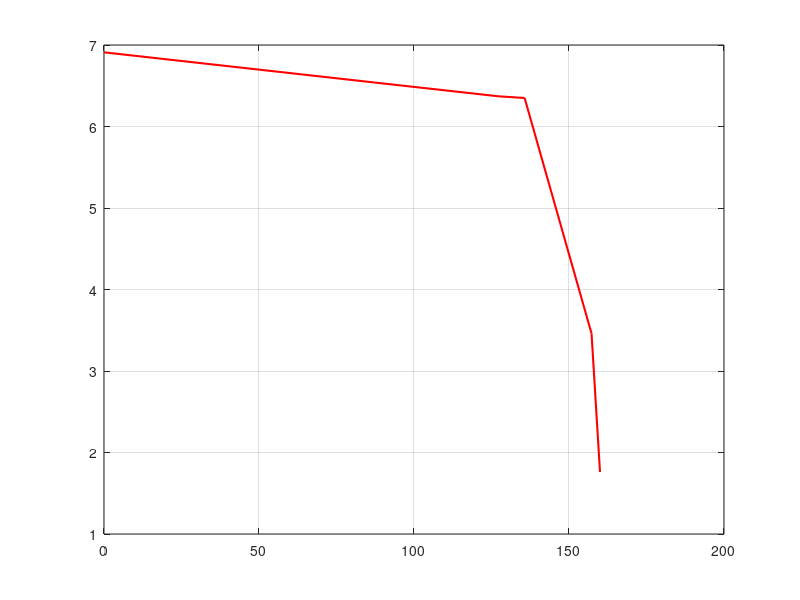

Write MATLAB code to recreate this figure. (Note: this script raises an error after producing the figure.)
% Measured data
Iload_mA = [0, 44.8, 87.2, 127.4, 135.68, 157.27, 160];   % mA
Vout_V   = [6.91, 6.72, 6.54, 6.37, 6.35, 3.46, 1.76];   % Volts

figure
plot(Iload_mA, Vout_V, 'r-', 'LineWidth', 1.5)
grid on
hold on

% Vertical current limit line
xline(138.141, 'r--', 'LineWidth', 1.2)

% Horizontal reference voltage line
yline(7, 'k--', 'LineWidth', 1.2)

% Manual text labels (bigger, repositioned, with subscripts)
text(142, 2, 'I_{limit}', ...
     'FontSize', 20, 'Color', 'black', ...
     'HorizontalAlignment', 'center')

text(5, 7.2, 'V_{ref} = 7 V', ...
     'FontSize', 20, 'Color', 'k', ...
     'HorizontalAlignment', 'left')

xlim([0 170])
ylim([0 8])

xlabel('Load Current (mA)')
ylabel('Output Voltage (V)')
title('Output Voltage Regulation vs Load Current: Seth Ricks')

hold off
